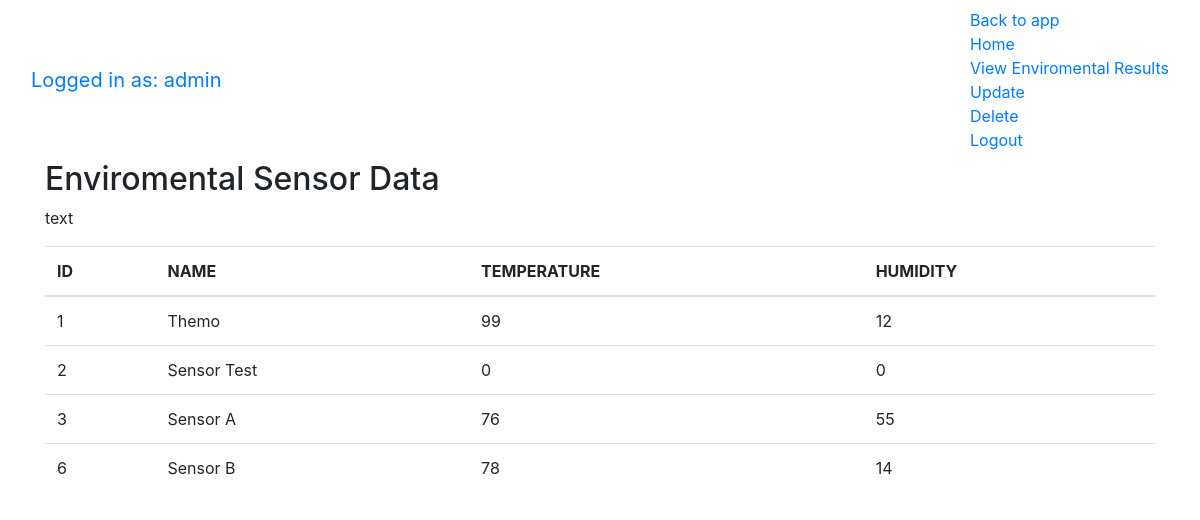
Page /enviroment (signed in) on the committed database.
### tables this page shows
CREATE TABLE users (
        id INTEGER PRIMARY KEY AUTOINCREMENT,
        name TEXT NOT NULL,
        temp INTEGER NOT NULL,
        humidity TEXT NOT NULL
    );

### app.py (the view)
@app.route("/enviroment")
def env_info():
    if 'username' in session:
        conn = db_conn()
        data = conn.execute('SELECT * FROM users').fetchall()
        conn.close()
        return render_template('enviroment.html', username = session['username'], data=data)
    return 'You are not logged in'

### app.py (called while the page is built)
def db_conn():
    conn = sqlite3.connect('data.db')
    conn.row_factory = sqlite3.Row
    return conn

### templates/enviroment.html (shortened to what this page needs)
<!DOCTYPE html>
<html>
<head>
    <link rel="stylesheet" href="https://stackpath.bootstrapcdn.com/bootstrap/4.1.3/css/bootstrap.min.css">
</head>
<body>
    {% include 'menu.html' %}
    <div class="container">
        <h2>Enviromental Sensor Data</h2>
        <p>text</p>
        <table class="table table-hover">
            <thead>
                <tr>
                    <th>ID</th>
                    <th>NAME</th>
                    <th>TEMPERATURE</th>
                    <th>HUMIDITY</th>
                </tr>
            </thead>
            <tbody>
                {% for row in data %}
                <tr>
                    <td>{{ row['id'] }}</td>
                    <td>{{ row['name'] }}</td>
                    <td>{{ row['temp'] }}</td>
                    <td>{{ row['humidity'] }}</td>
                </tr>
                {% endfor %}
            </tbody>
        </table>
    </div>
</body>
</html>

### rows in the picture
users: id "1", name "Themo", temp "99", humidity "12"
users: id "2", name "Sensor Test", temp "0", humidity "0"
users: id "3", name "Sensor A", temp "76", humidity "55"
users: id "6", name "Sensor B", temp "78", humidity "14"

### other values in the picture
{{ username }} "admin"
